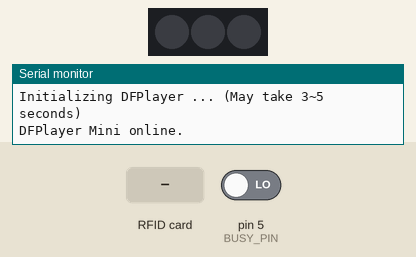
This program was run on a simulated Arduino Nano, built with avr-gcc and run on an emulated ATmega328P. Shown: 3 RGB LEDs in strip order, left to right, the last lines printed to the serial monitor. The inputs (shaded band) are chosen by the test bench; at power-on: pin 5 (BUSY_PIN) LOW. Dim RGB values are drawn brighter than linear; the audio player accepts every command and is not drawn.

Above: at 1.7 s.
1.8 s: RFID card 5E 7A 19 C4 held to the reader
At 3.0 s:
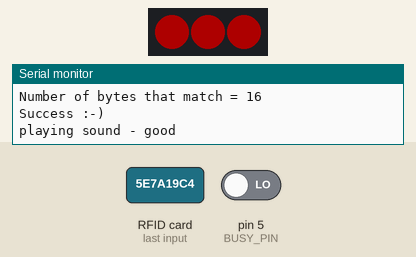
3.3 s: pin 5 (BUSY_PIN) driven HIGH
At 3.8 s:
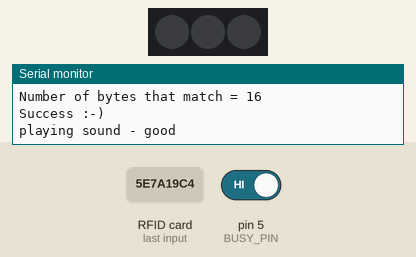
4.8 s: RFID card 5E 7A 19 C4 held to the reader
At 4.94 s:
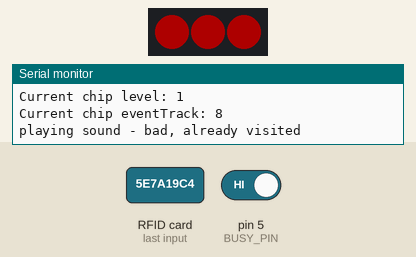
Timing chart, 0 to 7.8 s (numbered marks = the images above; inputs shaded):
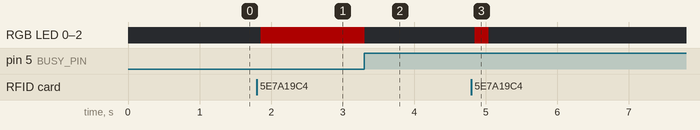

Measured:
- after the input at 1.8 s, RGB LED 0–2: off → RGB(50, 0, 0) after 0.06 s
- after the input at 3.3 s, RGB LED 0–2: RGB(50, 0, 0) → off at once
- after the input at 4.8 s, RGB LED 0–2: off → RGB(50, 0, 0) at once, → off 0.20 s later

The program:

main.cpp
```cpp
#include <SPI.h>
#include <MFRC522.h>
#include "MFRC522_func.h"
#include "SoftwareSerial.h"
#include "DFRobotDFPlayerMini.h"
#include <FastLED.h>

// logic
#define MY_LEVEL 1
#define EVENT_ID_BIT 3 // burnerot 2022 is bit 3, count starts at 0

// RFID
#define SS_PIN 10
#define RST_PIN 9
MFRC522 mfrc522(SS_PIN, RST_PIN); // Instance of the class

MFRC522::MIFARE_Key key;
// Init array that will store new NUID
byte nuidPICC[4];
byte blockAddr      = 4;
byte buffer[18];
byte size = sizeof(buffer);
byte trailerBlock   = 7;

// sound
#define RX_PIN 2
#define TX_PIN 3
#define BUSY_PIN 5
#define VOLUME 25
#define DFPLAYER_BUSY LOW
SoftwareSerial mySoftwareSerial(RX_PIN, TX_PIN); // RX, TX
DFRobotDFPlayerMini myDFPlayer;

// LEDs
#define DATA_PIN 7
#define NUM_LEDS 3
#define BRIGHTNESS 50

// Define the array of leds
CRGB leds[NUM_LEDS];


void setup() {

  Serial.begin(115200);

  // RFID
  SPI.begin(); // Init SPI bus
  mfrc522.PCD_Init(); // Init MFRC522
  //mfrc522.PCD_DumpVersionToSerial();  // Show details of PCD - MFRC522 Card Reader details
  for (byte i = 0; i < 6; i++) {
    key.keyByte[i] = 0xFF;
  }
  Serial.print(F("Station level is: ")); Serial.println(MY_LEVEL);

  // Sound
  pinMode(BUSY_PIN, INPUT);
  Serial.println(F("Initializing DFPlayer ... (May take 3~5 seconds)"));
  mySoftwareSerial.begin(9600);
  if (!myDFPlayer.begin(mySoftwareSerial)) {  //Use softwareSerial to communicate with mp3.
    Serial.println(F("Unable to begin DFPlayer Mini:"));
    Serial.println(F("1.Please recheck the connection!"));
    Serial.println(F("2.Please insert the SD card!"));
    Serial.println(F("Continuing with no sound..."));
  } else {
    Serial.println(F("DFPlayer Mini online."));
    myDFPlayer.volume(VOLUME);  //Set volume value. From 0 to 30
  }

  // LEDs
  FastLED.addLeds<NEOPIXEL, DATA_PIN>(leds, NUM_LEDS);
  FastLED.setBrightness(BRIGHTNESS);
}

void loop() {

  // clearing LEDs if the sound is not playing
  if (digitalRead(BUSY_PIN) != DFPLAYER_BUSY) {
    FastLED.clear();
    FastLED.show();
  };

  // Look for new cards
  if ( ! mfrc522.PICC_IsNewCardPresent())
    return;

  // Verify if the NUID has been read
  if ( ! mfrc522.PICC_ReadCardSerial())
    return;

  // perform authentication to open communication
  bool auth_success = authenticate(trailerBlock, &key, mfrc522);
  if (!auth_success) {
    // Halt PICC
    mfrc522.PICC_HaltA();
    // Stop encryption on PCD
    mfrc522.PCD_StopCrypto1();
    return;
  }

  // read the tag to get coded information to buffer
  bool read_success = read_block(blockAddr, buffer, size, mfrc522);
  if (!read_success) {
    // Serial.println(F("Initial read failed, closing connection"));
    // Halt PICC
    mfrc522.PICC_HaltA();
    // Stop encryption on PCD
    mfrc522.PCD_StopCrypto1();
    return;
  }

  byte color = *(buffer + 0); // byte 0 for color encoding
  if(color == 0xff) {
    color = 0x4; // set uninitialized color to 0x4
  }
  byte level = *(buffer + 1); // byte 1 for level encoding
  if(level == 0xff) {
    level = 0;
  }
  byte eventTrack = *(buffer + 15); // byte 15 for event track encoding bit[0] = burnerot2018, bit[1] = contra2019, bit[2] = midburn2022, bit[3] = burnerot2022
  if(eventTrack == 0xff) {
    eventTrack = 0x8; // set uninitialized eventTrack to 0x8, bit[3] = burnerot2022
  }
  Serial.print(F("Current chip color: ")); Serial.println(color);
  Serial.print(F("Current chip level: ")); Serial.println(level);
  Serial.print(F("Current chip eventTrack: ")); Serial.println(eventTrack);

  if(level == MY_LEVEL - 1) {
    // happy path
    eventTrack |= (1 << EVENT_ID_BIT);
    buffer[1] = MY_LEVEL;
    byte dataBlock[] = {
      color, MY_LEVEL, 0x00, 0x00,
      0x00, 0x00, 0x00, 0x00,
      0x00, 0x00, 0x00, 0x00,
      0x00, 0x00, 0x00, eventTrack  // byte 15 for event track
    };

    bool write_success = write_and_verify(blockAddr, dataBlock, buffer, size, mfrc522);
    if(!write_success) {
      // play - could not write. try again
      myDFPlayer.play(4);
      Serial.println(F("write failed"));
      return;
    } else {
      // play audio good
      myDFPlayer.play(1);  //Play the first mp3
      Serial.println(F("playing sound - good"));
    }
  } else {
    if(level < (MY_LEVEL - 1)) {
      // play sound - go back
      myDFPlayer.play(2);
      Serial.println(F("playing sound - bad, you missed a station"));
    } else {
      myDFPlayer.play(3);
      Serial.println(F("playing sound - bad, already visited"));
      // play you were here before - no need to come back
    }
  }

  // Halt PICC
  mfrc522.PICC_HaltA();

  // Stop encryption on PCD
  mfrc522.PCD_StopCrypto1();

  // visual indication for a successful operation
  fill_solid(leds, NUM_LEDS, CHSV(0, 255, 255));
  FastLED.show();

  // hold everything in place for some time so we don't accidentally read the same chip again
  delay(200);
}
```

MFRC522_func.h
```cpp
#include <MFRC522.h>

/**
 * Helper routine to dump a byte array as hex values to Serial.
 */
void dump_byte_array(byte *buffer, byte bufferSize) {
    for (byte i = 0; i < bufferSize; i++) {
        Serial.print(buffer[i] < 0x10 ? " 0" : " ");
        Serial.print(buffer[i], HEX);
    }
}
/**
 * authenticate the comm channel with the RFID chip, all read/write actions must do this before they can act
 */
bool authenticate(byte trailerBlock, MFRC522::MIFARE_Key *key, MFRC522 &mfrc522) {
    MFRC522::StatusCode status;

    // Authenticate using key A
    // Serial.println(F("Authenticating using key A..."));
    status = mfrc522.PCD_Authenticate(MFRC522::PICC_CMD_MF_AUTH_KEY_A, trailerBlock, key, &(mfrc522.uid));
    if (status != MFRC522::STATUS_OK) {
        Serial.print(F("PCD_Authenticate() failed: "));
        Serial.println(mfrc522.GetStatusCodeName(status));
        return false;
    }
    return true;
}
/**
 * Read a data block of `size` from the RFID chip to a buffer
 */
bool read_block(byte blockAddr, byte buffer[], byte size, MFRC522 &mfrc522) {
    MFRC522::StatusCode status;

    // Read data from the block
    // Serial.print(F("Reading data from block ")); Serial.print(blockAddr);
    // Serial.println(F(" ..."));
    status = mfrc522.MIFARE_Read(blockAddr, buffer, &size);
    if (status != MFRC522::STATUS_OK) {
        Serial.print(F("MIFARE_Read() failed: "));
        Serial.println(mfrc522.GetStatusCodeName(status));
        return false;
    }
    // Serial.print(F("Data in block ")); Serial.print(blockAddr); Serial.println(F(":"));
    // dump_byte_array(buffer, 16); Serial.println();
    // Serial.println();
    return true;
}
/**
 * Write a dataBlock of `size` to the RFID chip and read it back to verify it was written properly
 */
bool write_and_verify(byte blockAddr, byte dataBlock[], byte buffer[], byte size, MFRC522 &mfrc522) {
    MFRC522::StatusCode status;

    // Write data to the block
    // Serial.print(F("Writing data into block ")); Serial.print(blockAddr);
    // Serial.println(F(" ..."));
    // dump_byte_array(dataBlock, 16); Serial.println();
    status = mfrc522.MIFARE_Write(blockAddr, dataBlock, 16);
    if (status != MFRC522::STATUS_OK) {
        Serial.print(F("MIFARE_Write() failed: "));
        Serial.println(mfrc522.GetStatusCodeName(status));
        return false;
    }
    Serial.println();

    // Read data from the block (again, should now be what we have written)
    // Serial.print(F("Reading data from block ")); Serial.print(blockAddr);
    // Serial.println(F(" ..."));
    status = mfrc522.MIFARE_Read(blockAddr, buffer, &size);
    if (status != MFRC522::STATUS_OK) {
        Serial.print(F("MIFARE_Read() failed: "));
        Serial.println(mfrc522.GetStatusCodeName(status));
        return false;
    }
    // Serial.print(F("Data in block ")); Serial.print(blockAddr); Serial.println(F(":"));
    // dump_byte_array(buffer, 16); Serial.println();

    // Check that data in block is what we have written
    // by counting the number of bytes that are equal
    Serial.println(F("Checking result..."));
    byte count = 0;
    for (byte i = 0; i < 16; i++) {
        // Compare buffer (= what we've read) with dataBlock (= what we've written)
        if (buffer[i] == dataBlock[i])
            count++;
    }
    Serial.print(F("Number of bytes that match = ")); Serial.println(count);
    if (count == 16) {
        Serial.println(F("Success :-)"));
        return true;
    } else {
        Serial.println(F("Failure, no match :-("));
        Serial.println(F("  perhaps the write didn't work properly..."));
        Serial.println();
        return false;
    }
}
/**
 * Compare two UIDs and check if they are identical
 */
bool UIDcompare (unsigned int prevUID[], unsigned int currUID[], int UIDLen) {
    for (int i = 0; i < UIDLen; i++) {
        if (prevUID[i] != currUID[i])
            return false;
    }
    return true;
}
```
